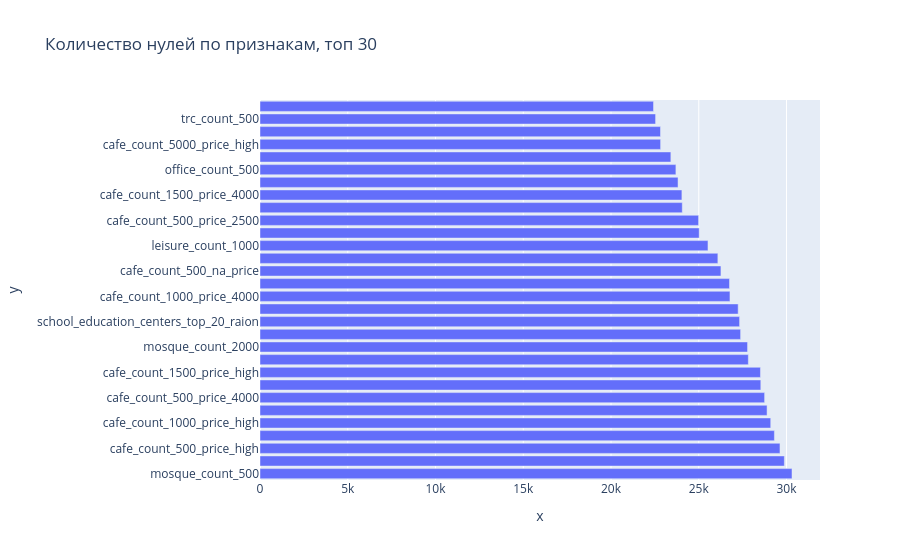

Source (notebook cell):
### Code cell
zero_negative_summary_30 = zero_negative_summary.head(30)
fig = px.bar(x=zero_negative_summary_30['zero_count'], y=zero_negative_summary_30['column'], title='Количество нулей по признакам, топ 30')
fig.show()

### Figure 1 — Plotly figure (JSON) as saved in the notebook; plotly's stock layout.template omitted (floating-point values rounded to 4 significant figures)
{"data": [{"hovertemplate": "x=%{x}<br>y=%{y}<extra></extra>", "legendgroup": "", "marker": {"color": "#636efa", "pattern": {"shape": ""}}, "name": "", "orientation": "h", "showlegend": false, "textposition": "auto", "type": "bar", "x": [30312, 29877, 29627, 29309, 29100, 28891, 28752, 28535, 28515, 27824, 27780, 27384, 27326, 27245, 26777, 26751, 26263, 26088, 25525, 25024, 24990, 24060, 24039, 23819, 23697, 23410, 22826, 22819, 22539, 22422], "xaxis": "x", "y": ["mosque_count_500", "mosque_count_1000", "cafe_count_500_price_high", "mosque_count_1500", "cafe_count_1000_price_high", "leisure_count_500", "cafe_count_500_price_4000", "culture_objects_top_25_raion", "cafe_count_1500_price_high", "cafe_count_2000_price_high", "mosque_count_2000", "university_top_20_raion", "school_education_centers_top_20_raion", "market_count_500", "cafe_count_1000_price_4000", "big_church_count_500", "cafe_count_500_na_price", "cafe_count_3000_price_high", "leisure_count_1000", "mosque_count_3000", "cafe_count_500_price_2500", "build_count_foam", "cafe_count_1500_price_4000", "office_sqm_500", "office_count_500", "church_count_500", "cafe_count_5000_price_high", "trc_sqm_500", "trc_count_500", "leisure_count_1500"], "yaxis": "y"}], "layout": {"barmode": "relative", "legend": {"tracegroupgap": 0}, "title": {"text": "Количество нулей по признакам, топ 30"}, "xaxis": {"anchor": "y", "domain": [0, 1], "title": {"text": "x"}}, "yaxis": {"anchor": "x", "domain": [0, 1], "title": {"text": "y"}}}}
